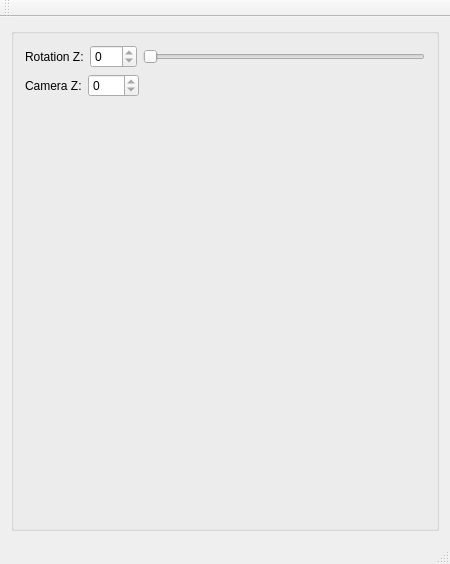
<?xml version="1.0" encoding="UTF-8"?>
<ui version="4.0">
 <class>MainWindow</class>
 <widget class="QMainWindow" name="MainWindow">
  <property name="windowModality">
   <enum>Qt::WindowModal</enum>
  </property>
  <property name="geometry">
   <rect>
    <x>0</x>
    <y>0</y>
    <width>440</width>
    <height>564</height>
   </rect>
  </property>
  <property name="windowTitle">
   <string>Computergrafik Praktikum 2</string>
  </property>
  <widget class="QWidget" name="centralWidget">
   <layout class="QHBoxLayout" name="horizontalLayout">
    <item>
     <layout class="QVBoxLayout" name="vblControls">
      <item>
       <widget class="QGroupBox" name="gbxRotation">
        <property name="title">
         <string/>
        </property>
        <layout class="QVBoxLayout" name="verticalLayout">
         <item>
          <layout class="QHBoxLayout" name="hblRotationZ">
           <item>
            <widget class="QLabel" name="lblRotationZ">
             <property name="text">
              <string>Rotation Z:</string>
             </property>
            </widget>
           </item>
           <item>
            <widget class="QSpinBox" name="sbxRotationZ">
             <property name="readOnly">
              <bool>true</bool>
             </property>
             <property name="maximum">
              <number>359</number>
             </property>
            </widget>
           </item>
           <item>
            <widget class="QSlider" name="sldRotationZ">
             <property name="maximum">
              <number>359</number>
             </property>
             <property name="orientation">
              <enum>Qt::Horizontal</enum>
             </property>
            </widget>
           </item>
          </layout>
         </item>
         <item>
          <layout class="QHBoxLayout" name="horizontalLayout_2">
           <item>
            <widget class="QLabel" name="label">
             <property name="sizePolicy">
              <sizepolicy hsizetype="Preferred" vsizetype="Preferred">
               <horstretch>0</horstretch>
               <verstretch>0</verstretch>
              </sizepolicy>
             </property>
             <property name="text">
              <string>Camera Z:</string>
             </property>
            </widget>
           </item>
           <item>
            <widget class="QSpinBox" name="spinBox">
             <property name="sizePolicy">
              <sizepolicy hsizetype="Minimum" vsizetype="Fixed">
               <horstretch>0</horstretch>
               <verstretch>0</verstretch>
              </sizepolicy>
             </property>
             <property name="readOnly">
              <bool>true</bool>
             </property>
             <property name="minimum">
              <number>-100</number>
             </property>
             <property name="maximum">
              <number>100</number>
             </property>
            </widget>
           </item>
           <item>
            <spacer name="horizontalSpacer">
             <property name="orientation">
              <enum>Qt::Horizontal</enum>
             </property>
             <property name="sizeHint" stdset="0">
              <size>
               <width>40</width>
               <height>20</height>
              </size>
             </property>
            </spacer>
           </item>
          </layout>
         </item>
         <item>
          <widget class="MyGLWidget" name="myGLWidget" native="true">
           <property name="minimumSize">
            <size>
             <width>400</width>
             <height>400</height>
            </size>
           </property>
          </widget>
         </item>
        </layout>
       </widget>
      </item>
     </layout>
    </item>
   </layout>
  </widget>
  <widget class="QMenuBar" name="menuBar">
   <property name="geometry">
    <rect>
     <x>0</x>
     <y>0</y>
     <width>440</width>
     <height>21</height>
    </rect>
   </property>
  </widget>
  <widget class="QToolBar" name="mainToolBar">
   <attribute name="toolBarArea">
    <enum>TopToolBarArea</enum>
   </attribute>
   <attribute name="toolBarBreak">
    <bool>false</bool>
   </attribute>
  </widget>
  <widget class="QStatusBar" name="statusBar"/>
 </widget>
 <layoutdefault spacing="6" margin="11"/>
 <customwidgets>
  <customwidget>
   <class>MyGLWidget</class>
   <extends>QWidget</extends>
   <header>myglwidget.h</header>
   <container>1</container>
   <slots>
    <signal>sendCameraTranslationZ(int)</signal>
    <slot>receiveRotationZ(int)</slot>
   </slots>
  </customwidget>
 </customwidgets>
 <resources/>
 <connections>
  <connection>
   <sender>sldRotationZ</sender>
   <signal>valueChanged(int)</signal>
   <receiver>sbxRotationZ</receiver>
   <slot>setValue(int)</slot>
   <hints>
    <hint type="sourcelabel">
     <x>145</x>
     <y>64</y>
    </hint>
    <hint type="destinationlabel">
     <x>103</x>
     <y>63</y>
    </hint>
   </hints>
  </connection>
  <connection>
   <sender>sldRotationZ</sender>
   <signal>valueChanged(int)</signal>
   <receiver>myGLWidget</receiver>
   <slot>receiveRotationZ(int)</slot>
   <hints>
    <hint type="sourcelabel">
     <x>252</x>
     <y>77</y>
    </hint>
    <hint type="destinationlabel">
     <x>219</x>
     <y>295</y>
    </hint>
   </hints>
  </connection>
  <connection>
   <sender>myGLWidget</sender>
   <signal>sendCameraTranslationZ(int)</signal>
   <receiver>spinBox</receiver>
   <slot>setValue(int)</slot>
   <hints>
    <hint type="sourcelabel">
     <x>119</x>
     <y>196</y>
    </hint>
    <hint type="destinationlabel">
     <x>116</x>
     <y>105</y>
    </hint>
   </hints>
  </connection>
 </connections>
</ui>
